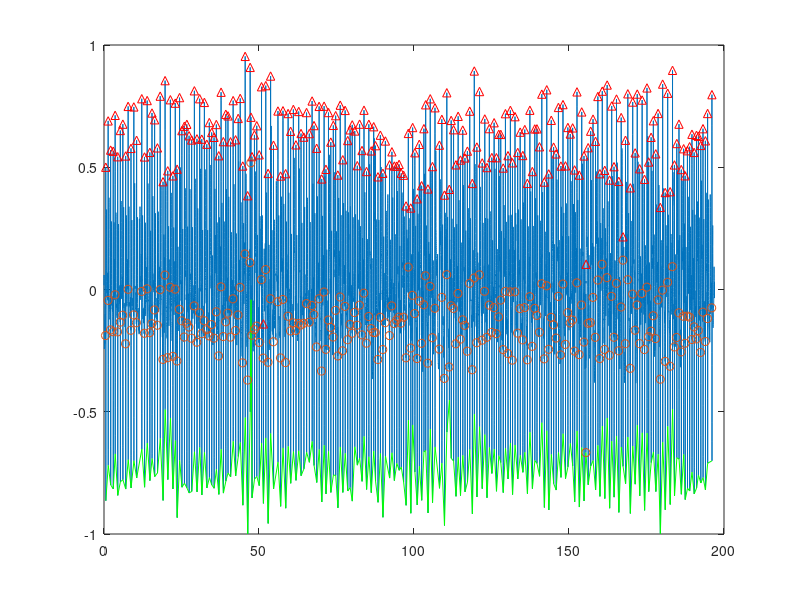

The MATLAB source for this figure:
clear all;
close all;
load('QuangHuy_140416_ECG.mat');
d=data21(1:end)';
t=[0:length(d)-1]/200;

%% filter baseline%%%%%%%%%%%%%%%%%%%%%%%%%%%%%%%%%%%%%%%%%%%%%%%%%%%%%%%%%
[a b]=butter(7,[0.5 40]/100);
c = filtfilt(a,b,d);
c=c/max(abs(c));
c=c-mean(c);
%subplot(3,1,1)
%plot(c)
%title('filter baseline');

%% bandpass filter form 8 to 20 Hz%%%%%%%%%%%%%%%%%%%%%%%%%%%%%%%%%%%%%%%%%
[b a]=butter(3,[8 20]/100);
bp=filter(b,a,c);
bp=bp/max(abs(bp));
bp=bp-mean(bp);
%subplot(3,1,2)
%plot(c);
%title('bandpass filter');
        
%% Make impulse response %%%%%%%%%%%%%%%%%%%%%%%%%%%%%%%%%%%%%%%%%%%%%%%%%%
h = [-1 -2 0 2 1]/8;

% Apply filter
x4 = conv (c ,h);
x4 = x4 (2+[1: length(d)]);
x4 = x4/ max( abs(x4 ));

%% Squaring %%%%%%%%%%%%%%%%%%%%%%%%%%%%%%%%%%%%%%%%%%%%%%%%%%%%%%%%%%%%%%%
x5 = x4 .^2;
x5 = x5/ max( abs(x5 ));

%% Make impulse response %%%%%%%%%%%%%%%%%%%%%%%%%%%%%%%%%%%%%%%%%%%%%%%%%%
h = ones (1 ,31)/31;
Delay = 15; % Delay in samples

% Apply filter
x6 = conv (x5 ,h);
x6 = x6 (15+[1: length(d)]);
x6 = x6/ max( abs(x6 ));

max_h = max(x6);
thresh = mean (x6 );
poss_reg =(x6>thresh*max_h);

left = find(diff([0 poss_reg])==1);
right = find(diff([poss_reg 0])==-1);

for i=1:length(left)
    [R_value(i) R_loc(i)] = max( c(left(i):right(i)) );
    R_loc(i) = R_loc(i)-1+left(i); % add offset

    [Q_value(i) Q_loc(i)] = min( c(left(i):R_loc(i)) );
    Q_loc(i) = Q_loc(i)-1+left(i); % add offset

    [S_value(i) S_loc(i)] = min( c(left(i):right(i)) );
    S_loc(i) = S_loc(i)-1+left(i); % add offset

    end
   % R_value=R_value-mean(d);
  %  Q_value=Q_value-mean(d);
 %   S_value=S_value-mean(d);
%    d=d-mean(d);
    
%% there is no selective wave %%%%%%%%%%%%%%%%%%%%%%%%%%%%%%%%%%%%%%%%%%%%%
Q_loc=Q_loc(find(Q_loc~=0));
R_loc=R_loc(find(R_loc~=0));
S_loc=S_loc(find(S_loc~=0));

%% Heart Rate %%%%%%%%%%%%%%%%%%%%%%%%%%%%%%%%%%%%%%%%%%%%%%%%%%%%%%%%%%%%%
hr=[];
for i=1:length(R_loc)-1
    hr=[hr R_loc(i+1)-R_loc(i)];
end

%subplot(3,1,3)
%plot(hr)
%title('Heart Rate');
    
figure
plot (t(1:length(c)),c);
hold on;
plot(t(R_loc) ,R_value , 'r^', t(S_loc) ,S_value, 'g',t(Q_loc) , Q_value, 'o');

